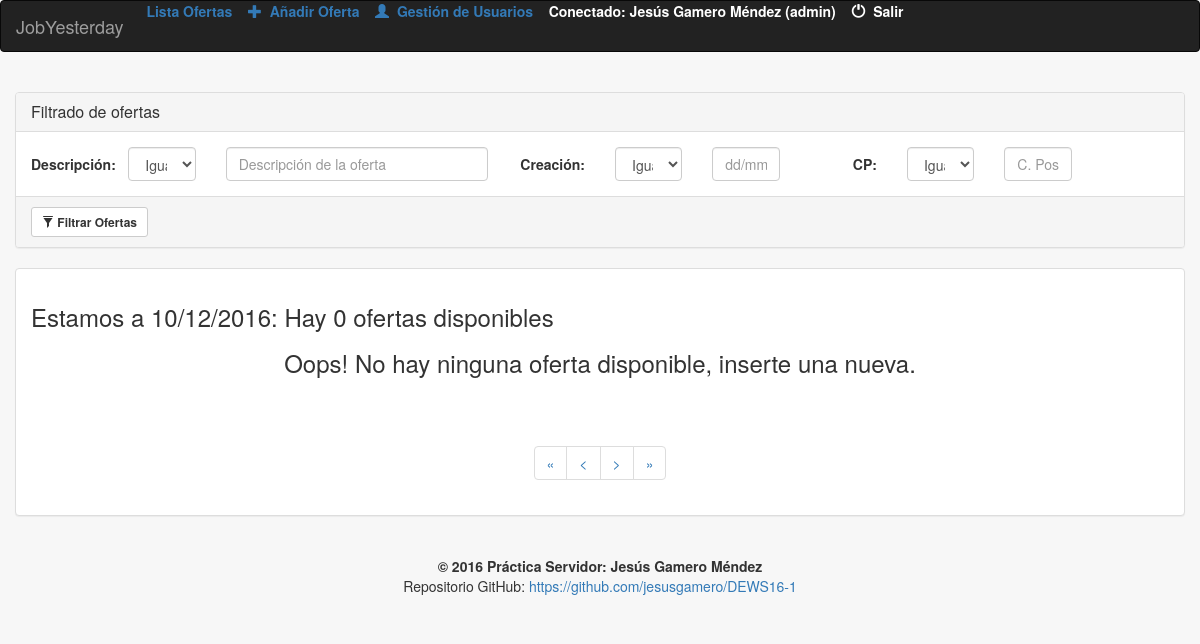
/app/index.php?ctrl=list&pag=2 (signed in), run on an earlier commit of the app's database.
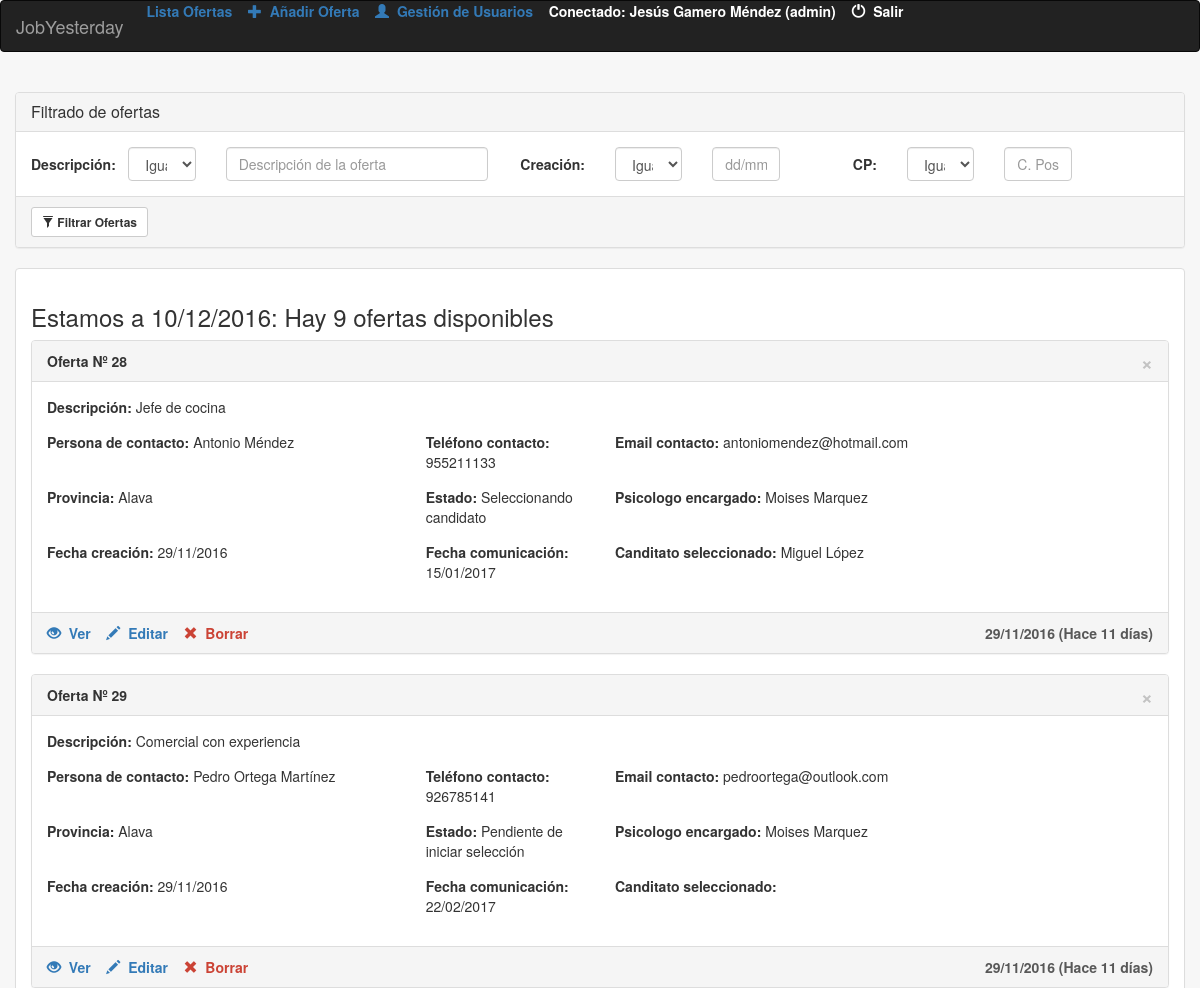
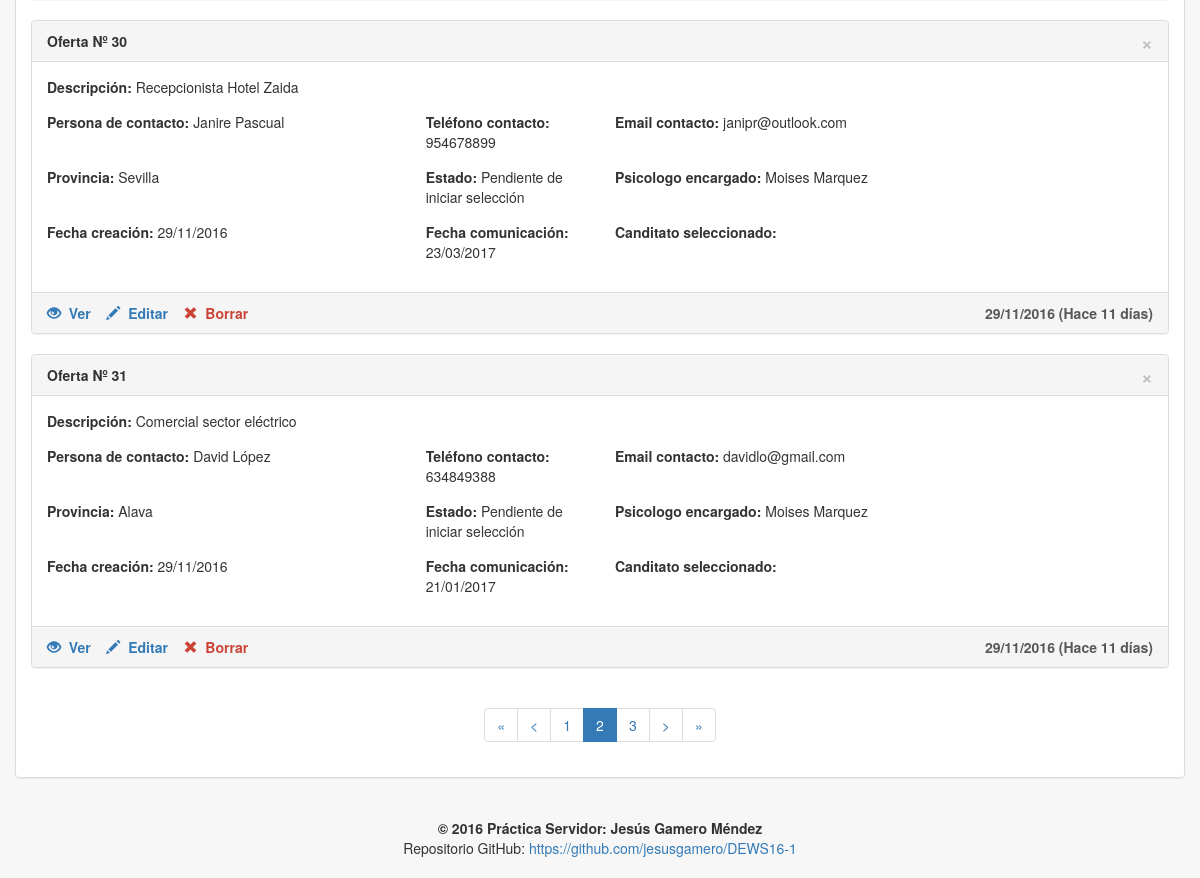
And on a later commit of the database (2 pictures, top to bottom).
### tables this page shows
CREATE TABLE `oferta` (
  `idoferta` int(11) NOT NULL,
  `descripcion` varchar(250) NOT NULL,
  `persona_contacto` varchar(35) NOT NULL,
  `tlf_contacto` int(9) NOT NULL,
  `email_contacto` varchar(25) NOT NULL,
  `dir_empresa` varchar(50) DEFAULT NULL,
  `poblacion` varchar(25) DEFAULT NULL,
  `cp` varchar(5) DEFAULT NULL,
  `provincia` varchar(35) DEFAULT NULL,
  `estado` char(1) DEFAULT NULL,
  `fcreacion` date DEFAULT NULL,
  `fcomunicacion` date DEFAULT NULL,
  `psico_encar` varchar(25) DEFAULT NULL,
  `candidato` varchar(35) DEFAULT NULL,
  `des_candidato` varchar(250) DEFAULT NULL
);

CREATE TABLE `provincia` (
  `cod_provincia` int(2) NOT NULL DEFAULT '0' COMMENT 'Código de la provincia de dos digitos',
  `nombre` varchar(50) NOT NULL DEFAULT '' COMMENT 'Nombre de la provincia'
);

CREATE TABLE `usuario` (
  `cod` int(11) NOT NULL,
  `tipo` char(1) NOT NULL,
  `nombre` varchar(35) DEFAULT NULL,
  `user` varchar(10) DEFAULT NULL,
  `pass` varchar(10) DEFAULT NULL
);

### app/helpers/helpers.php (called while the page is built, shortened)
<?php
function verEstado($estado)
{
 if ($estado=='P')
	{
	return 'Pendiente de iniciar selección';
	}
else if ($estado=='R')
	{
	return 'Realizando selección';
	}
else if ($estado=='S')
	{
	return 'Seleccionando candidato';
	}
else if ($estado=='C')
	{
	return 'Cancelada';
	}
}
function formatoGregoriano($fecha_old){
	$a = explode('-',$fecha_old);
	$fecha_new = $a[2].'/'.$a[1].'/'.$a[0];
	return $fecha_new;
}
function post($nombreCampo, $valorPorDefecto = '') {
	if (isset ( $_POST [$nombreCampo] ))
		return $_POST [$nombreCampo];
	else
		return $valorPorDefecto;
}
function diasTranscurridos($fecha_i,$fecha_f)
{
	$dias	= (strtotime($fecha_i)-strtotime($fecha_f))/86400;
	$dias 	= abs($dias); $dias = floor($dias);
	return $dias;
}

### app/model/DB_connection.php (called while the page is built, shortened)
<?php
Class Database {
	private $link;
	private $result;
	private static $_instance;
	public static function getInstance(){
		if (!(self::$_instance instanceof self)){
			self::$_instance=new self();
		}
		return self::$_instance;
	}
	private function Conectar($conf)
	{
		$this-> link =new mysqli($conf['servidor'], $conf['usuario'], $conf['password']);
		$this->link->select_db($conf['base_datos']);
		$this->link->query("SET NAMES 'utf8'");
	}
	public function Consulta($sql)
	{
		$this->result=$this->link->query($sql);
		return $this->result;
	}
	public function LeeRegistro($result=NULL)
	{
		if (! $result)
		{
			$result=$this->result;
		}
		$this->regActual=$result->fetch_assoc();
		return $this->regActual;
	}
}

### app/model/model.php (called while the page is built, shortened)
<?php
include(MODEL_PATH."DB_connection.php");
function nombreProvincias($id)
{
	$bdatos=Database::getInstance();
	$query='SELECT p.nombre FROM provincia p WHERE p.cod_provincia='.$id;
	$res=$bdatos->Consulta($query);
	$registro=$bdatos ->LeeRegistro();
	return $registro['nombre'];
}
function nombrePsicologo($id)
{
	$bdatos=Database::getInstance();
	$query='SELECT u.nombre FROM usuario u WHERE u.cod='.$id;
	$res=$bdatos->Consulta($query);
	$registro=$bdatos ->LeeRegistro();
	return $registro['nombre'];
}
function nRegistros()
{
	$MyBD=Database::getInstance();
	$query ="SELECT count(*) as total FROM oferta";
	$result=$MyBD-> Consulta($query);
	$reg=mysqli_fetch_assoc($result);
	return $reg['total'];
}
function verOfertas($posIni)
{
	$bd=database::getInstance();
	$query ="SELECT * FROM oferta LIMIT ".($posIni-1).",".PROXPAG;
	$res=$bd->Consulta($query);
	while($line = $bd->LeeRegistro($res))
	{
		$ofertas[]=$line;
	}
	if (!isset($ofertas))
	{
		return NULL;
	}
	return $ofertas;
}

### app/view/list.php (the view, shortened to what the changed rows need)
	<br>
<div class="container-fluid">
<form class="form-horizontal" method="POST">
<div class="panel panel-default">
 <div class="panel-heading"><h3 class="panel-title">Filtrado de ofertas</h3></div>
<div class="panel-body">
	<div class="row">
	<label class="col-xs-12 col-sm-2 col-md-1 control-label" for="descripcion">Descripción:</label>
	<div class="col-xs-12 col-sm-4 col-md-1">
		<select id="cond1a" name="cond1a" class="form-control">
		  <option value="=">Igual a</option>
		</select>
	</div>
	<div class="col-xs-12 col-sm-5 col-md-3">
		<input id="cond1b" value="<?= post('cond1b') ?>" name="cond1b" class="form-control input-md" placeholder="Descripción de la oferta">
	</div>
	<label class="col-xs-12 col-sm-2 col-md-1 control-label" for="creacion">Creación:</label>
	<div class="col-xs-12 col-sm-4 col-md-1">
		<select id="cond2a" name="cond2a" class="form-control">
		  <option value="=">Igual a</option>
		</select>
	</div>
	<div class="col-xs-12 col-sm-5 col-md-1">
		<input id="cond2b" value="<?= post('cond2b') ?>"name="cond2b" class="form-control input-md" placeholder="dd/mm/yyyy">
	</div>
	<label class="col-xs-12 col-sm-2 col-md-1 control-label" for="cp">CP:</label>
	<div class="col-xs-12 col-sm-4 col-md-1">
		<select id="cond3a" name="cond3a" class="form-control">
		  <option value="=">Igual a</option>
		</select>
	</div>
	<div class="col-xs-12 col-sm-5 col-md-1">
		<input id="cond3b" value="<?= post('cond3b') ?>" name="cond3b" class="form-control input-md" placeholder="C. Postal">
	</div>
	</div>
</div>
 <div class="panel-footer">
 <button class="btn btn-default btn-sm"><span class="glyphicon glyphicon-filter"></span>&nbsp;<b>Filtrar Ofertas</b></button></div>
</div>
</form>
</div>
<div class="container-fluid">
<div class="panel panel-default">
<div class="panel-body">
<h3>Estamos a <?= date("d/m/Y"); ?>:<?php echo " Hay ". $nreg." ofertas disponibles"; ?></h3>
 	<?php if ($listado==null)
	{
	?>
	<center><h3>Oops! No hay ninguna oferta disponible, inserte una nueva.</h3></center><br><br>
	<?php
	}
	else
	{
	foreach ($listado as $clave => $oferta)
	{ ?>
				<div class="panel panel-default">
				<div class="panel-heading"><b>Oferta Nº <?= $oferta['idoferta']; ?> </b>
				<?php if ($_SESSION['tipo']=='A'): ?>
				<a href="?ctrl=delete&id=<?= $oferta['idoferta']; ?>" class="close">&times;</a>
				<?php endif; ?>
				</div>
				<div class="panel-body">
				<div class="form-horizontal">
					<div class="form-group">
					  <div class="col-md-10"><b>Descripción: </b><?= $oferta['descripcion']; ?></div>
					</div>
					<div class="form-group">
					  <div class="col-md-4"><b>Persona de contacto: </b><?= $oferta['persona_contacto']; ?></div>
					  <div class="col-md-2"><b>Teléfono contacto: </B><?= $oferta['tlf_contacto']; ?></div>
					  <div class="col-md-4"><b>Email contacto: </B><?= $oferta['email_contacto']; ?></div>
					</div>
					<div class="form-group">
					  <div class="col-md-4"><b>Provincia: </b><?= nombreProvincias($oferta['provincia']) ?></div>
					  <div class="col-md-2"><b>Estado: </b><?= verEstado($oferta['estado']); ?></div>
					  <div class="col-md-4"><b>Psicologo encargado: </b><?= nombrePsicologo($oferta['psico_encar']) ?></div>
					</div>
					<div class="form-group">
					  <div class="col-md-4"><b>Fecha creación: </b><?= formatoGregoriano($oferta['fcreacion']) ?></div>
					  <div class="col-md-2"><b>Fecha comunicación: </b><?= formatoGregoriano($oferta['fcomunicacion']) ?></div>
					  <div class="col-md-4"><b>Canditato seleccionado: </b><?= $oferta['candidato']; ?></div>
					</div>
				</div>
				</div>
				<div class="panel-footer">
				<a href="?ctrl=info&id=<?= $oferta['idoferta']; ?>"><span class="glyphicon glyphicon-eye-open"></span>&nbsp;<b>&nbsp;Ver</b></a>&nbsp;&nbsp;&nbsp;
				<a href="?ctrl=update&id=<?= $oferta['idoferta']; ?>"><span class="glyphicon glyphicon-pencil"></span>&nbsp;<b>&nbsp;Editar</b></a>&nbsp;&nbsp;&nbsp;
				<?php if ($_SESSION['tipo']=='A'): ?>
				<a href="?ctrl=delete&id=<?= $oferta['idoferta']; ?>" style="color: #CB4335"><span style="color: #FFFFF" class="glyphicon glyphicon-remove"></span>&nbsp;<b>&nbsp;Borrar</b></a>
				<?php endif; ?>
				<label style="float:right; color:#585858"><?= formatoGregoriano($oferta['fcreacion']) ?> (Hace <?= diasTranscurridos($oferta['fcreacion'],date("Y-m-d")); ?> días)</label>
				</div>
				</div>
	<?php }}?>
	<center>
		<ul class="pagination">
		<li><a href="?ctrl=list&pag=1" >&laquo;</a></li>
		<li><a href="?ctrl=list&pag=<?php echo ($pag-1);?>"><</a></li>
		<?php for ($i = 1; $i < $maxPag; $i++) {
			if($i==$pag){
			echo "<li class='active'><a href='?ctrl=list&pag=".$i."'>".$i."</a></li>";
			}
			else{
			echo "<li><a href='?ctrl=list&pag=".$i."'>".$i."</a></li>";
			}
		}
		?>
		<li><a href="?ctrl=list&pag=<?php if ($pag < ceil($maxPag-1)){echo ($pag+1);} else {echo (ceil($maxPag-1));} ?>">></a></li>
		<li><a href="?ctrl=list&pag=<?php echo (ceil($maxPag-1));?>">&raquo;</a></li>
		</ul>
	</center>
</div>
</div>
</div>

What changed in the data, as far as the page shows it:
added oferta: idoferta "28", descripcion "Jefe de cocina", persona_contacto "Antonio Méndez", tlf_contacto "955211133", email_contacto "antoniomendez@hotmail.com", provincia.nombre "Alava", estado "Seleccionando candidato", psico_encar.nombre "Moises Marquez", fcreacion "29/11/2016", fcomunicacion "15/01/2017", candidato "Miguel López"
added oferta: idoferta "29", descripcion "Comercial con experiencia", persona_contacto "Pedro Ortega Martínez", tlf_contacto "926785141", email_contacto "pedroortega@outlook.com", provincia.nombre "Alava", estado "Pendiente de iniciar selección", psico_encar.nombre "Moises Marquez", fcreacion "29/11/2016", fcomunicacion "22/02/2017"
added oferta: idoferta "30", descripcion "Recepcionista Hotel Zaida", persona_contacto "Janire Pascual", tlf_contacto "954678899", email_contacto "janipr@outlook.com", provincia.nombre "Sevilla", estado "Pendiente de iniciar selección", psico_encar.nombre "Moises Marquez", fcreacion "29/11/2016", fcomunicacion "23/03/2017"
added oferta: idoferta "31", descripcion "Comercial sector eléctrico", persona_contacto "David López", tlf_contacto "634849388", email_contacto "davidlo@gmail.com", provincia.nombre "Alava", estado "Pendiente de iniciar selección", psico_encar.nombre "Moises Marquez", fcreacion "29/11/2016", fcomunicacion "21/01/2017"
Also different on the page:
$nreg: "0" → "9"
new list line: "1"
new list line: "2"
new list line: "3"
text no longer shown: "Oops! No hay ninguna oferta disponible, inserte una nueva."
